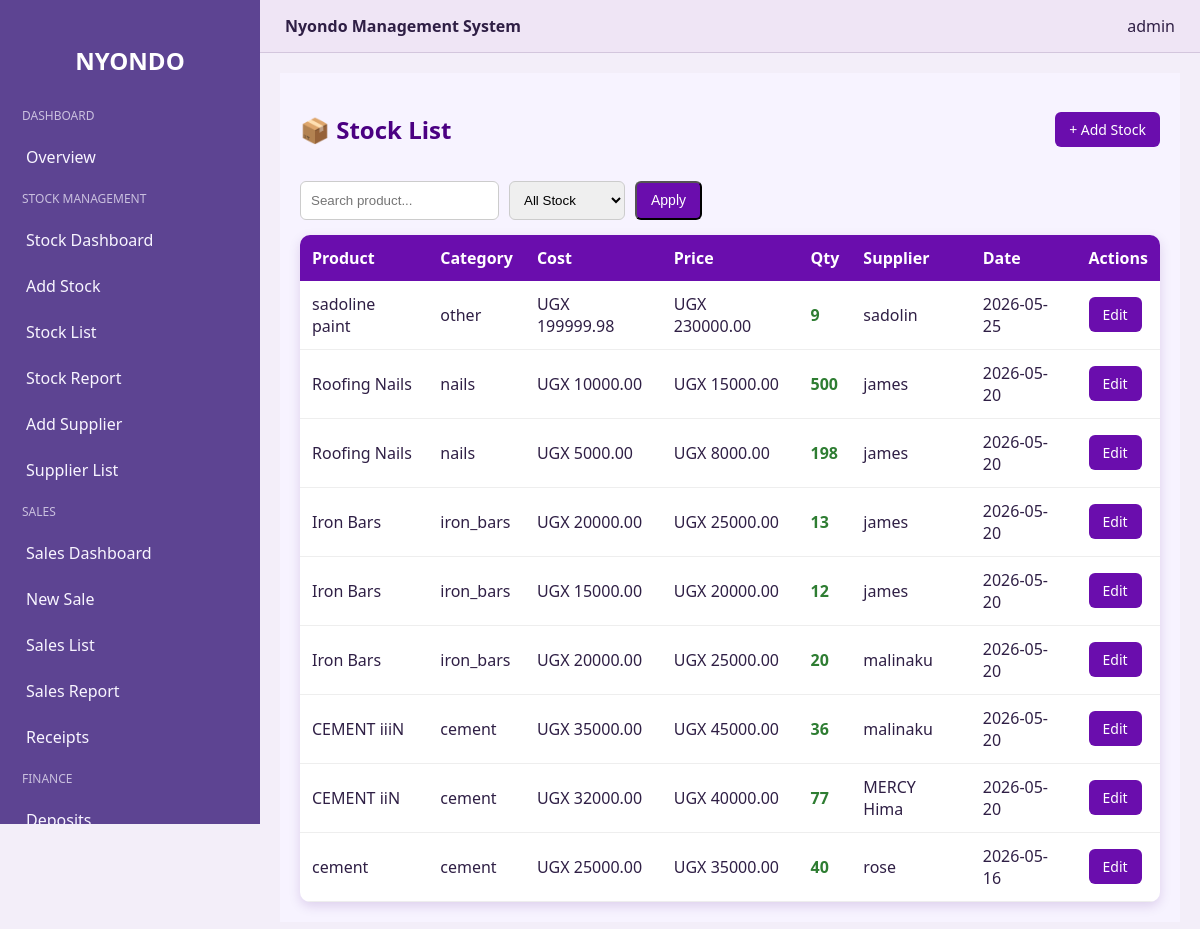
/stock/ (signed in), run on an earlier commit of the app's database.
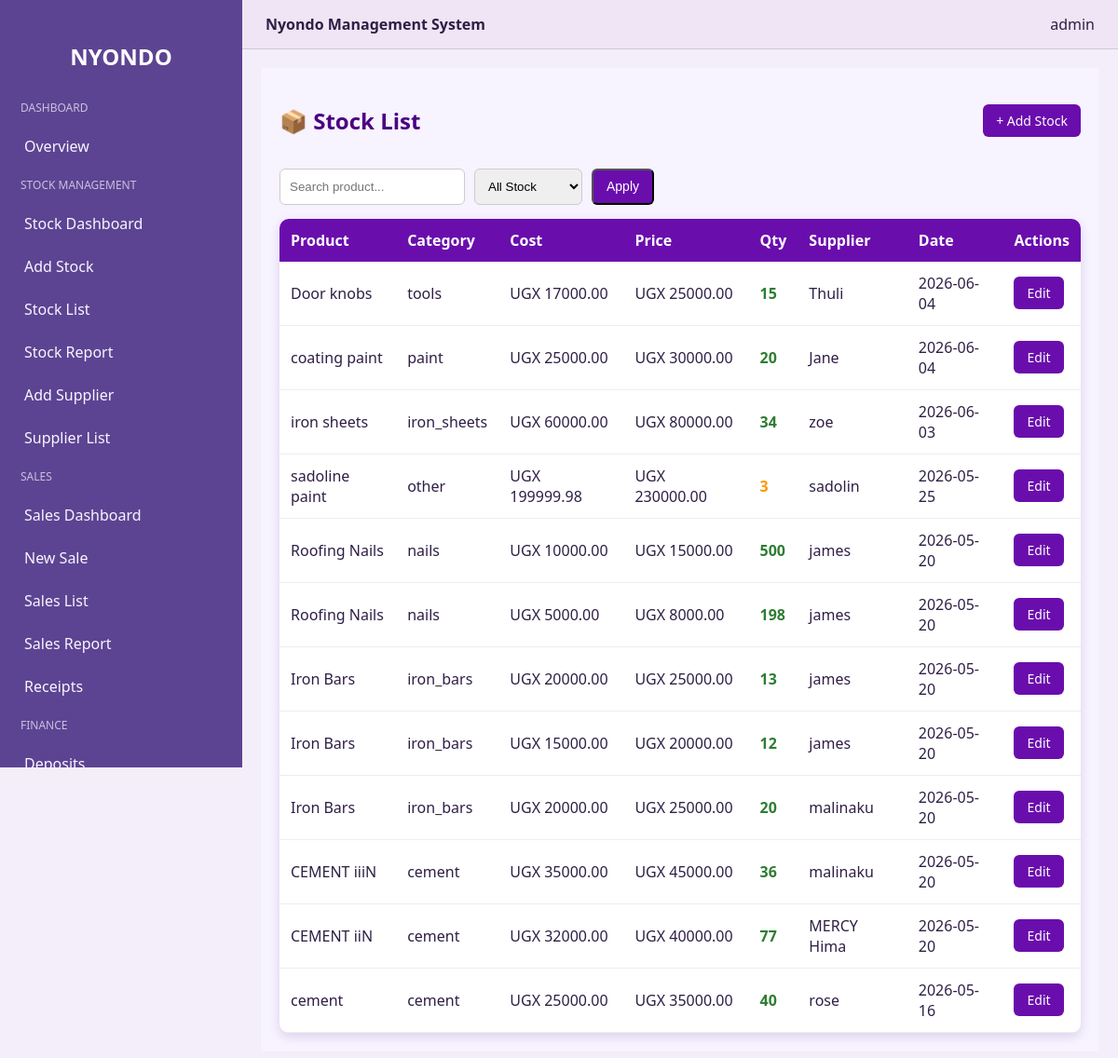
And on a later commit of the database.
### nyondo_app/models.py (models this page shows, shortened)
class Stock(models.Model):
    CATEGORY_CHOICES = [
        ("cement", "Cement"),
        ("iron_bars", "Iron Bars"),
        ("nails", "Nails"),
        ("iron_sheets", "Iron Sheets"),
        ("wire_mesh", "Wire Mesh"),
        ("barbed_wire", "Barbed Wire"),
        ("wheelbarrows", "Wheelbarrows"),
        ("paint", "Paint"),
        ("tools", "Tools"),
        ("other", "Other"),
    ]
    product_name = models.TextField(max_length=100)
    category = models.CharField(max_length=50, choices=CATEGORY_CHOICES)
    quantity = models.PositiveIntegerField()
    reorder_level = models.PositiveIntegerField(default=5)
    buying_price = models.DecimalField(max_digits=12, decimal_places=2)
    selling_price = models.DecimalField(max_digits=12, decimal_places=2)
    supplier_name = models.CharField(max_length=100)
    description = models.TextField(blank=True, null=True)
    date_added = models.DateTimeField(auto_now_add=True)
    updated_at = models.DateTimeField(auto_now=True)

### nyondo_app/views.py (the view)
# urls.py: path("stock/", views.stock_list, name="stock_list"),
@login_required
def stock_list(request):
    stocks = Stock.objects.all().order_by("-date_added")
    query = request.GET.get("q")
    if query:
        stocks = stocks.filter(
            product_name__icontains=query
        )
    filter_type = request.GET.get("filter")
    if filter_type == "low":
        stocks = stocks.filter(quantity__lte=10)
    elif filter_type == "out":
        stocks = stocks.filter(quantity=0)
    context = {
        "stocks": stocks,
        "query": query,
        "filter_type": filter_type,
    }
    return render(
        request,
        "nyondo/stock_list.html",
        context
    )

### nyondo_app/templates/nyondo/stock_list.html (shortened to what this page needs)
{% extends "nyondo/base.html" %}
{% load static %}
{% block content %}
<link rel="stylesheet" href="{% static 'nyondo_app/css/nyondo/stock_list.css' %}">
<div class="page-wrapper">
    <div class="header">
        <h2>📦 Stock List</h2>
        <a href="{% url 'add_stock' %}" class="btn btn-primary">
            + Add Stock
        </a>
    </div>
    <form method="GET" class="filters">
        <input
            type="text"
            name="q"
            placeholder="Search product..."
            value="{{ query|default:'' }}"
        >
        <select name="filter">
            <option value="">All Stock</option>
        </select>
        <button type="submit" class="btn btn-primary">
            Apply
        </button>
    </form>
    <div class="table-container">
        <table>
            <thead>
                <tr>
                    <th>Product</th>
                    <th>Category</th>
                    <th>Cost</th>
                    <th>Price</th>
                    <th>Qty</th>
                    <th>Supplier</th>
                    <th>Date</th>
                    <th>Actions</th>
                </tr>
            </thead>
            <tbody>
                {% for stock in stocks %}
                <tr>
                    <td>{{ stock.product_name }}</td>
                    <td>{{ stock.category }}</td>
                    <td>UGX {{ stock.buying_price }}</td>
                    <td>UGX {{ stock.selling_price }}</td>
                    <td class="
                        {% if stock.quantity == 0 %}
                            out-stock
                        {% elif stock.quantity <= 5 %}
                            low-stock
                        {% else %}
                            in-stock
                        {% endif %}
                    ">
                        {{ stock.quantity }}
                    </td>
                    <td>{{ stock.supplier_name|default:"-" }}</td>
                    <td>{{ stock.date_added|date:"Y-m-d" }}</td>
                    <td>
                        <a href="{% url 'edit_stock' stock.id %}" class="btn btn-primary">
                            Edit
                        </a>
                    </td>
                </tr>
                {% empty %}
                <tr>
                    <td colspan="8" class="empty">
                        No stock available
                    </td>
                </tr>
                {% endfor %}
            </tbody>
        </table>
    </div>
</div>
{% endblock %}

### nyondo_app/templates/nyondo/base.html (shortened to what this page needs)
{% load static %}
<!DOCTYPE html>
<html>
<head>
    <link rel="stylesheet" href="{% static 'nyondo_app/css/nyondo/base.css' %}">
</head>
<body>
<div class="sidebar">
    <h2>NYONDO</h2>
    {% if user.is_superuser %}
        <div class="menu-title">Dashboard</div>
        <a href="{% url 'admin_dashboard' %}">Overview</a>
        <div class="menu-title">Stock Management</div>
        <a href="{% url 'stock_dashboard' %}">Stock Dashboard</a>
        <a href="{% url 'add_stock' %}">Add Stock</a>
        <a href="{% url 'stock_list' %}">Stock List</a>
        <a href="{% url 'stock_report' %}">Stock Report</a>
        <a href="{% url 'add_supplier' %}">Add Supplier</a>
        <a href="{% url 'supplier_list' %}">Supplier List</a>
        <div class="menu-title">Sales</div>
        <a href="{% url 'sales_dashboard' %}">Sales Dashboard</a>
        <a href="{% url 'add_sale' %}">New Sale</a>
        <a href="{% url 'sales_list' %}">Sales List</a>
        <a href="{% url 'sales_report' %}">Sales Report</a>
        <a href="{% url 'receipts_list' %}">Receipts</a>
        <div class="menu-title">Finance</div>
        <a href="{% url 'deposit_list' %}">Deposits</a>
    {% else %}
        <div class="menu-title no-role-title">No Role Found</div>
        <p class="no-role-message">Please contact your system admin to set your group permissions.</p>
    {% endif %}
</div>
<div class="main">
    <div class="topbar">
        <div><b>Nyondo Management System</b></div>
        <div>{{ user.username }}</div>
    </div>
    <div class="container">
        {% block content %}{% endblock %}
    </div>
</div>
</body>
</html>

### nyondo_app/static/nyondo_app/css/nyondo/base.css (style rules this page uses)
:root { --bg: #f3eef9; --surface: #efe5f5; --surface-soft: #f7f1fb; --sidebar: #5d4492; --sidebar-hover: #7f66bf; --text: #2f1f45; --text-muted: #6d5d88; --border: rgba(109, 89, 138, 0.22); --button: #7550b1; --button-hover: #5d3d94; --button-text: #f8f5ff; }
body { margin: 0; font-family: "Segoe UI", Arial, sans-serif; background: var(--bg); color: var(--text); }
.sidebar { width: 260px; height: 100vh; background: var(--sidebar); color: var(--button-text); position: fixed; top: 0; left: 0; padding-top: 24px; overflow-y: auto; }
.sidebar h2 { text-align: center; color: #fff; margin-bottom: 20px; }
.sidebar a { display: block; padding: 12px 22px; color: var(--button-text); text-decoration: none; border-left: 4px solid transparent; }
.menu-title { padding: 10px 22px; font-size: 12px; opacity: 0.7; text-transform: uppercase; }
.main { margin-left: 260px; width: calc(100% - 260px); min-height: 100vh; display: flex; flex-direction: column; }
.topbar { background: var(--surface); padding: 15px 25px; display: flex; justify-content: space-between; border-bottom: 1px solid var(--border); }
.container { padding: 20px; flex: 1; }

### nyondo_app/static/nyondo_app/css/nyondo/stock_list.css (style rules this page uses)
.page-wrapper { padding: 20px; background: #f7f3ff; min-height: 100vh; }
.header { display: flex; justify-content: space-between; align-items: center; margin-bottom: 15px; }
.header h2 { color: #4b0082; }
.btn { padding: 8px 14px; border-radius: 6px; text-decoration: none; font-size: 14px; transition: 0.3s; display: inline-block; }
.btn-primary { background: #6a0dad; color: white; }
.filters { display: flex; gap: 10px; margin-bottom: 15px; flex-wrap: wrap; }
.filters input, .filters select { padding: 10px; border-radius: 6px; border: 1px solid #ccc; outline: none; }
.table-container { overflow-x: auto; background: white; border-radius: 10px; box-shadow: 0 4px 12px rgba(75, 0, 130, 0.15); }
table { width: 100%; border-collapse: collapse; }
thead { background: #6a0dad; color: white; }
th, td { padding: 12px; text-align: left; }
tbody tr { border-bottom: 1px solid #eee; transition: 0.2s; }
.low-stock { color: #ff9800; font-weight: bold; }
.in-stock { color: #2e7d32; font-weight: bold; }

What changed in the data, as far as the page shows it:
added Stock: product_name "Door knobs", category "tools", buying_price "17000.00", selling_price "25000.00", quantity "15", supplier_name "Thuli", date_added "2026-06-04"
added Stock: product_name "coating paint", category "paint", buying_price "25000.00", selling_price "30000.00", quantity "20", supplier_name "Jane", date_added "2026-06-04"
added Stock: product_name "iron sheets", category "iron_sheets", buying_price "60000.00", selling_price "80000.00", quantity "34", supplier_name "zoe", date_added "2026-06-03"
changed Stock "sadoline paint": quantity "9" → "3"
